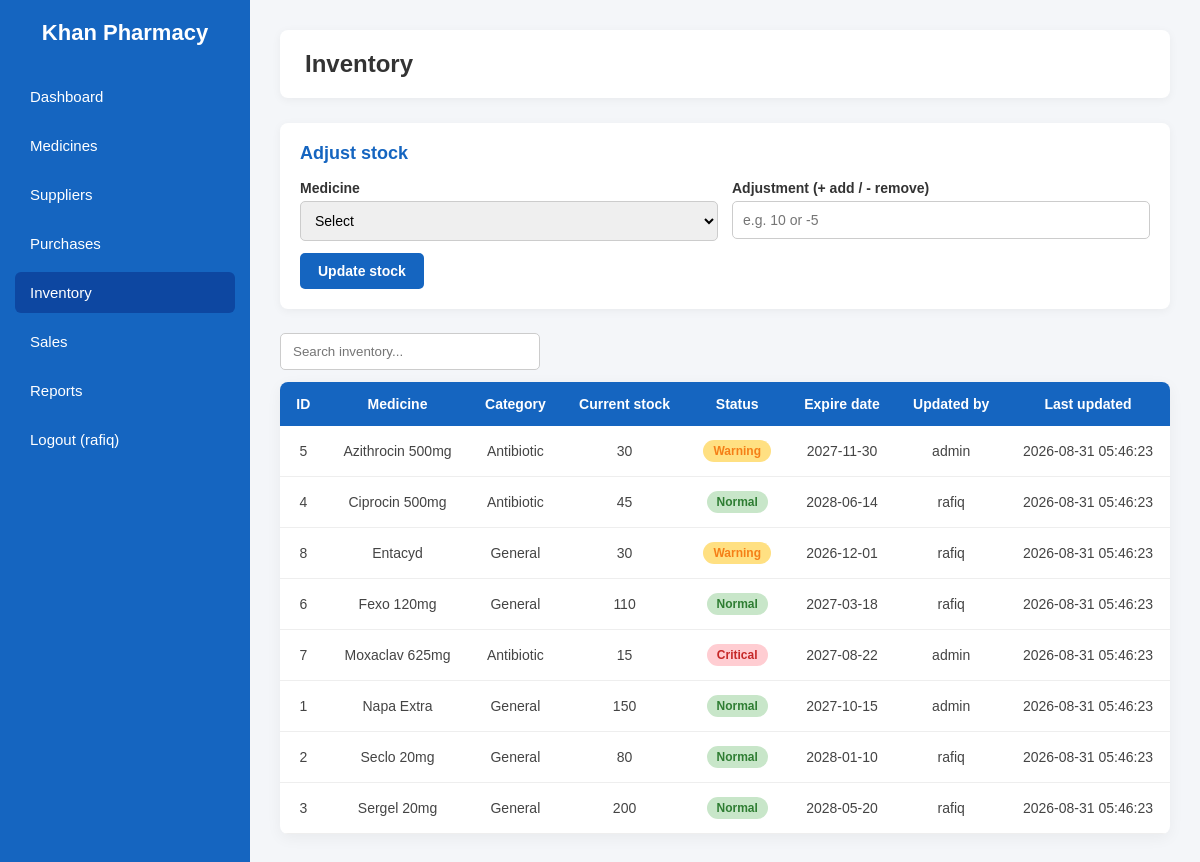
The app's page /inventory.php (signed in) with its own data.
### tables this page shows
CREATE TABLE `inventory` (
    `inventory_id` INT AUTO_INCREMENT PRIMARY KEY,
    `medicine_id` INT NOT NULL UNIQUE,
    `current_stock` INT NOT NULL DEFAULT 0,
    `stock_status` ENUM('Normal', 'Warning', 'Critical') NOT NULL DEFAULT 'Normal',
    `updated_by` INT DEFAULT NULL,
    `updated_at` TIMESTAMP DEFAULT CURRENT_TIMESTAMP ON UPDATE CURRENT_TIMESTAMP,
    CONSTRAINT `fk_inventory_medicine` FOREIGN KEY (`medicine_id`) REFERENCES `medicines`(`medicine_id`) ON DELETE CASCADE,
    CONSTRAINT `fk_inventory_user` FOREIGN KEY (`updated_by`) REFERENCES `users`(`user_id`) ON DELETE SET NULL
);

CREATE TABLE `medicines` (
    `medicine_id` INT AUTO_INCREMENT PRIMARY KEY,
    `medicine_name` VARCHAR(100) NOT NULL,
    `company_name` VARCHAR(100) NOT NULL,
    `category` VARCHAR(50) NOT NULL DEFAULT 'General',
    `purchase_price` DECIMAL(10, 2) NOT NULL DEFAULT 0.00,
    `expire_date` DATE NOT NULL,
    `manufacture_date` DATE NOT NULL,
    `supplier_id` INT DEFAULT NULL,
    `sale_price` DECIMAL(10, 2) NOT NULL,
    `batch_number` VARCHAR(50) NOT NULL DEFAULT '',
    CONSTRAINT `fk_medicine_supplier` FOREIGN KEY (`supplier_id`) REFERENCES `suppliers`(`supplier_id`) ON DELETE SET NULL
);

CREATE TABLE `users` (
    `user_id` INT AUTO_INCREMENT PRIMARY KEY,
    `username` VARCHAR(50) NOT NULL UNIQUE,
    `password` VARCHAR(255) NOT NULL,
    `role` ENUM('Admin', 'Pharmacist', 'Employee') NOT NULL,
    `email` VARCHAR(100) NOT NULL UNIQUE
);

### includes/auth.php (called while the page is built, shortened)
<?php
function h($text)
{
    return htmlspecialchars((string) $text, ENT_QUOTES, "UTF-8");
}

### inventory.php (the view, shortened to what this page needs)
<?php
require_once "includes/db.php";
require_once "includes/auth.php";
$rows = $conn->query(
    "SELECT i.*, m.medicine_name, m.category, m.expire_date, u.username AS updated_by_name
     FROM inventory i
     JOIN medicines m ON i.medicine_id = m.medicine_id
     LEFT JOIN users u ON i.updated_by = u.user_id
     ORDER BY m.medicine_name"
)->fetch_all(MYSQLI_ASSOC);
require_once "includes/header.php";
?>
<div class="card">
    <h2>Adjust stock</h2>
    <form method="post">
        <div class="form-row">
            <div class="form-group">
                <label>Medicine</label>
                <select name="medicine_id" required>
                    <option value="">Select</option>
                </select>
            </div>
            <div class="form-group">
                <label>Adjustment (+ add / - remove)</label>
                <input type="number" name="adjustment" required placeholder="e.g. 10 or -5">
            </div>
        </div>
        <div class="form-actions">
            <button type="submit" class="save-btn">Update stock</button>
        </div>
    </form>
</div>
<input type="text" class="search-box" data-table="data-table" placeholder="Search inventory...">
<table id="data-table">
    <thead>
        <tr>
            <th>ID</th>
            <th>Medicine</th>
            <th>Category</th>
            <th>Current stock</th>
            <th>Status</th>
            <th>Expire date</th>
            <th>Updated by</th>
            <th>Last updated</th>
        </tr>
    </thead>
    <tbody>
        <?php foreach ($rows as $row) { ?>
        <tr>
            <td><?php echo (int) $row["inventory_id"]; ?></td>
            <td><?php echo h($row["medicine_name"]); ?></td>
            <td><?php echo h($row["category"]); ?></td>
            <td><?php echo (int) $row["current_stock"]; ?></td>
            <td><span class="badge badge-<?php echo strtolower($row["stock_status"]); ?>"><?php echo h($row["stock_status"]); ?></span></td>
            <td><?php echo h($row["expire_date"]); ?></td>
            <td><?php echo h($row["updated_by_name"] ?? ""); ?></td>
            <td><?php echo h($row["updated_at"]); ?></td>
        </tr>
        <?php } ?>
    </tbody>
</table>
<?php require_once "includes/footer.php"; ?>

### css/style.css (style rules this page uses)
* { margin: 0; padding: 0; box-sizing: border-box; font-family: Arial, Helvetica, sans-serif; }
body { display: flex; background: #f4f6f9; min-height: 100vh; }
.card { background: white; padding: 20px; border-radius: 8px; box-shadow: 0 2px 10px rgba(0, 0, 0, 0.05); margin-bottom: 24px; }
.card h2 { font-size: 18px; color: #1565C0; margin-bottom: 16px; }
.form-row { display: flex; flex-wrap: wrap; gap: 14px; margin-bottom: 12px; }
.form-group { display: flex; flex-direction: column; gap: 5px; flex: 1; min-width: 180px; }
.form-group label { font-size: 14px; font-weight: bold; color: #333; }
.form-group input, .form-group select, .form-group textarea { padding: 10px; border: 1px solid #ccc; border-radius: 5px; font-size: 14px; }
.form-actions { display: flex; gap: 10px; margin-top: 10px; }
.save-btn, .add-btn { background: #1565C0; color: white; border: none; padding: 10px 18px; border-radius: 5px; cursor: pointer; font-weight: bold; font-size: 14px; }
.search-box { padding: 10px 12px; border: 1px solid #ccc; border-radius: 5px; width: 260px; margin-bottom: 12px; }
table { width: 100%; border-collapse: collapse; background: white; border-radius: 8px; overflow: hidden; box-shadow: 0 4px 15px rgba(0, 0, 0, 0.05); }
th { background: #1565C0; color: white; padding: 14px 16px; text-align: center; font-size: 14px; }
td { padding: 14px 16px; text-align: center; border-bottom: 1px solid #eee; font-size: 14px; color: #444; }
.badge { padding: 4px 10px; border-radius: 12px; font-size: 12px; font-weight: bold; display: inline-block; }
.badge-normal { background: #C8E6C9; color: #2E7D32; }
.badge-warning { background: #FFE082; color: #F57F17; }
.badge-critical { background: #FFCDD2; color: #C62828; }

### records on screen
inventory: inventory_id "5", medicine.medicine_name "Azithrocin 500mg", medicine.category "Antibiotic", current_stock "30", stock_status "Warning", medicine.expire_date "2027-11-30", updated_by.username "admin", updated_at "2026-08-31 05:46:23"
inventory: inventory_id "4", medicine.medicine_name "Ciprocin 500mg", medicine.category "Antibiotic", current_stock "45", stock_status "Normal", medicine.expire_date "2028-06-14", updated_by.username "rafiq", updated_at "2026-08-31 05:46:23"
inventory: inventory_id "8", medicine.medicine_name "Entacyd", medicine.category "General", current_stock "30", stock_status "Warning", medicine.expire_date "2026-12-01", updated_by.username "rafiq", updated_at "2026-08-31 05:46:23"
inventory: inventory_id "6", medicine.medicine_name "Fexo 120mg", medicine.category "General", current_stock "110", stock_status "Normal", medicine.expire_date "2027-03-18", updated_by.username "rafiq", updated_at "2026-08-31 05:46:23"
inventory: inventory_id "7", medicine.medicine_name "Moxaclav 625mg", medicine.category "Antibiotic", current_stock "15", stock_status "Critical", medicine.expire_date "2027-08-22", updated_by.username "admin", updated_at "2026-08-31 05:46:23"
inventory: inventory_id "1", medicine.medicine_name "Napa Extra", medicine.category "General", current_stock "150", stock_status "Normal", medicine.expire_date "2027-10-15", updated_by.username "admin", updated_at "2026-08-31 05:46:23"
inventory: inventory_id "2", medicine.medicine_name "Seclo 20mg", medicine.category "General", current_stock "80", stock_status "Normal", medicine.expire_date "2028-01-10", updated_by.username "rafiq", updated_at "2026-08-31 05:46:23"
inventory: inventory_id "3", medicine.medicine_name "Sergel 20mg", medicine.category "General", current_stock "200", stock_status "Normal", medicine.expire_date "2028-05-20", updated_by.username "rafiq", updated_at "2026-08-31 05:46:23"

### other values on screen
$_SESSION["username"] "rafiq"
$page_title "Inventory"
